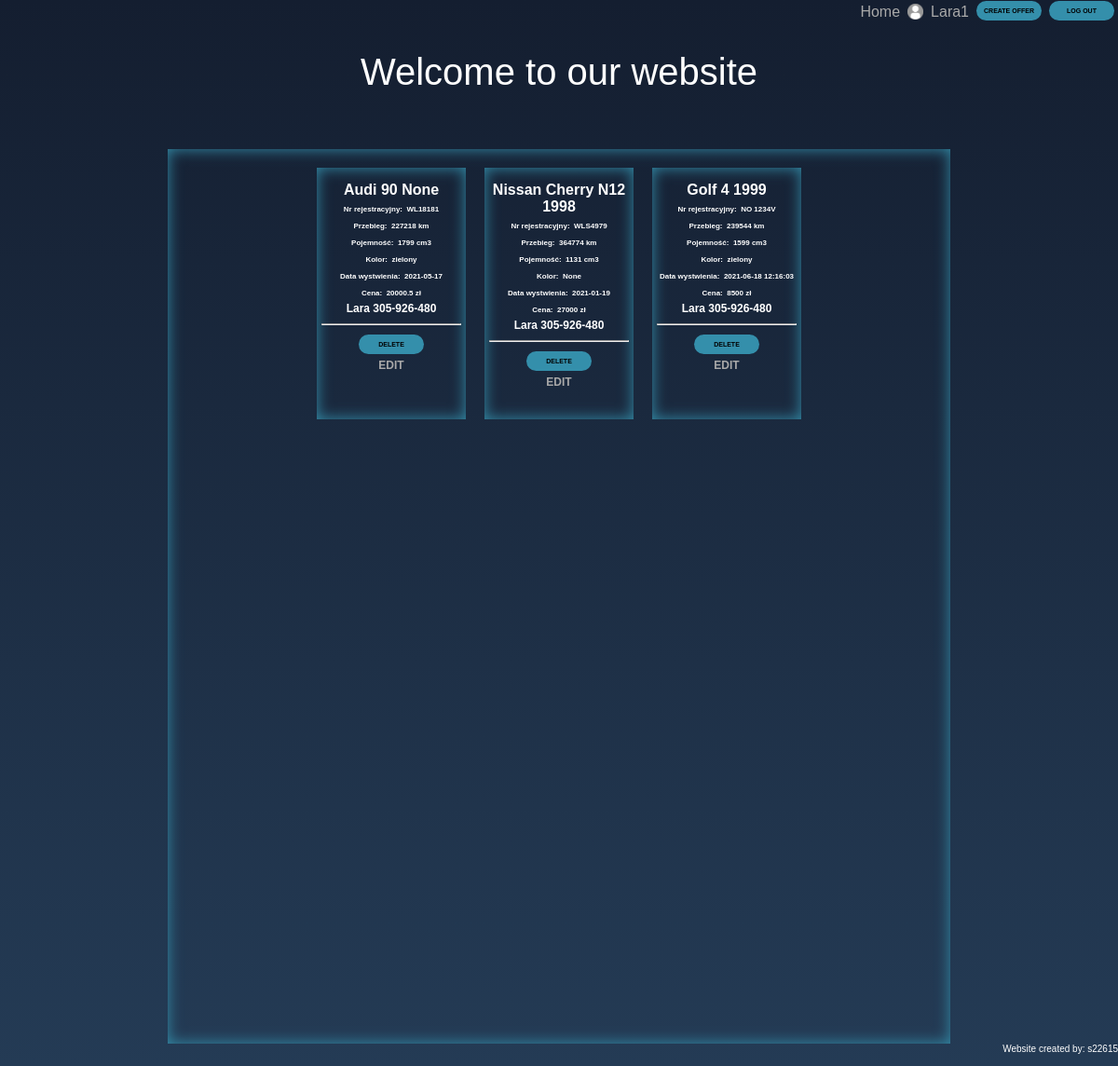
The app's page /controlsite (signed in), older data.
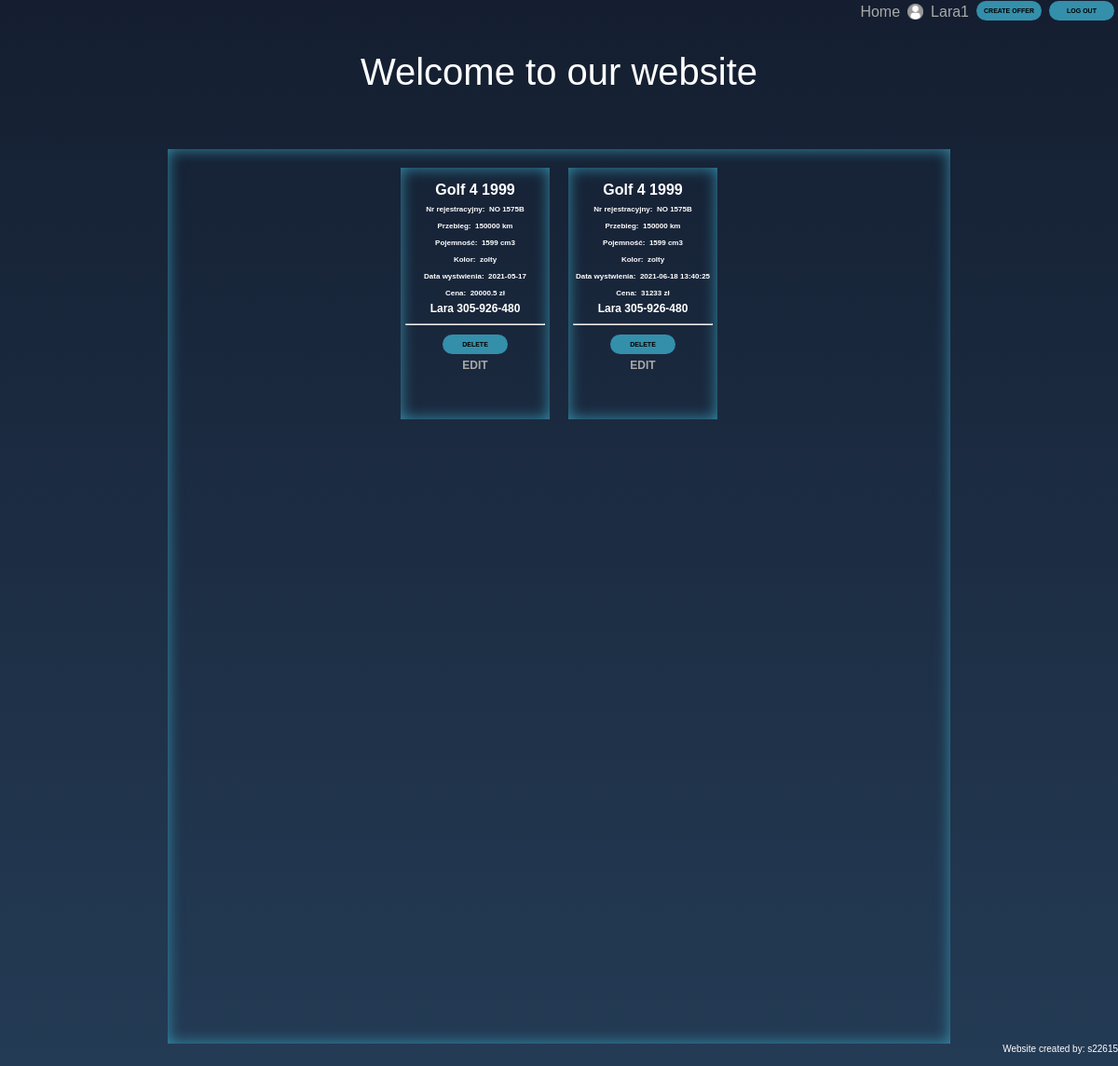
The same page, newer data.
### tables this page shows
CREATE TABLE "klient"
(
	id_klienta integer
		constraint pk_id_klienta
			primary key autoincrement,
	imie varchar(16),
	nazwisko varchar(32) not null,
	pesel varchar(11) not null
		constraint un_klient_pesel
			unique,
	nr_tel varchar(11),
	data_urodzenia date,
	login varchar(32) not null
		constraint un_klient_login
			unique,
	haslo varchar(32) not null,
	adres int not null
		constraint un_klient_adres
			unique
		constraint fk_klient_adres
			references adres
);

CREATE TABLE "oferta"
(
	id_oferty integer
		constraint pk_id_oferty
			primary key autoincrement,
	cena numeric(10,2) not null,
	data_wystawienia DATETIME default CURRENT_TIMESTAMP,
	id_samochodu varchar not null
		constraint fk_oferta_rejestracja
			references samochod
);

CREATE TABLE "samochod"
(
	id_samochodu integer not null
		constraint pk_id_samochodu
			primary key autoincrement,
	nr_rejestracyjny varchar(9) not null,
	marka varchar(16) not null,
	model varchar(16) not null,
	rocznik int,
	przebieg int,
	pojemnosc_skokowa int,
	kolor varchar(16),
	id_wlasciciela int not null
		constraint fk_wlasciciel_id
			references klient
);

### app.py (the view)
@app.route('/controlsite', methods=('GET', 'POST'))
def controlsite():
    username = session['username']
    database = get_db()
    selectUser = query_db("SELECT id_klienta FROM klient WHERE login= ?", (username,), True)
    selecteduserId = selectUser['id_klienta']
    offer = query_db(
        "SELECT * from oferta inner join samochod s on s.id_samochodu = oferta.id_samochodu join klient k on k.id_klienta = s.id_wlasciciela WHERE id_klienta = ?",
        (selecteduserId,))
    database.commit()
    return render_template('controlSite.html', offer=offer, username=session['username'])

### app.py (called while the page is built)
def get_db():
    db = getattr(g, '_database', None)
    if db is None:
        db = g._database = sqlite3.connect(DATABASE)
        db.row_factory = sqlite3.Row
    return db

def query_db(query, args=(), one=False):
    cur = get_db().execute(query, args)
    rv = cur.fetchall()
    cur.close()
    return (rv[0] if rv else None) if one else rv

@app.teardown_appcontext
def close_connection(exception):
    db = getattr(g, '_database', None)
    if db is not None:
        db.close()

### templates/controlSite.html (shortened to what this page needs)
<!DOCTYPE html>
<html lang="en">
<head>
    <link rel="stylesheet" type="text/css" href="{{ url_for('static', filename='css/style.css') }}">
</head>
<body>
<div id="navtop">
    <div class="navtopE">
        <form action="logout" id="formlog">
            <input type="submit" id="buttonsHome" value="LOG OUT" name="logout">
        </form>
    </div>
    <div class="navtopE">
        <form action="{{ url_for('createoffer') }}" id="formlog">
            <input type="submit" id="buttonsHome" value="CREATE OFFER" name="offer">
        </form>
    </div>
    <div class="navtopE">
        <section id="welcomeUser"><a href="{{ url_for("controlsite") }}">{{ username }}</a></section>
    </div>
    <div class="navtopE">
        <img src="{{url_for('static', filename='images/usericongrey.png')}}" alt="user_icon" width="17px" height="17px">
    </div>
    <div class="navtopE">
        <a href="{{ url_for('home')}}">Home</a>
    </div>
</div>
<div id="tophome">
    <div id="titleHome">Welcome to our website</div>
</div>
<div id="midC">
    <div class="left-rightHome"></div>
    <span id="midControl">
        <ul class="flex-container">
        {% for each in offer %}
            <li class="flex-itemC">{{ each.marka }} {{ each.model }} {{ each.rocznik }} <br>
                <span class="liControlL">Nr rejestracyjny:</span>
                <span class="liControlR">{{ each.nr_rejestracyjny }}</span> <br>
                <span class="liControlL">Przebieg:</span>
                <span class="liControlR">{{ each.przebieg }} km</span><br>
                <span class="liControlL">Pojemność:</span>
                <span class="liControlR">{{ each.pojemnosc_skokowa }} cm3</span> <br>
                <span class="liControlL">Kolor:</span>
                <span class="liControlR">{{ each.kolor }}</span><br>
                <span class="liControlL">Data wystwienia:</span>
                <span class="liControlR">{{ each.data_wystawienia }}</span><br>
                <span class="liControlL">Cena:</span>
                <span class="liControlR"><b>{{ each.cena }}</b> zł</span><br>
                <span class="liControlE">{{ each.imie }} {{ each.nr_tel }}</span><br><hr>
                <span class="liControlE">
                    <form action="deleteoffer" method="POST">
                        <input type="submit" class="buttonControl" value="DELETE">
                    </form>
                    <a href="{{ url_for('editoffer', id_oferty=each.id_oferty)}}">EDIT</a>
                </span>
            </li>
        {% endfor %}
        </ul>
    </span>
</div>
<div id="footer">Website created by: s22615</div>
</body>
</html>

### static/css/style.css (style rules this page uses)
body { margin: 0; padding: 0; font-family: sans-serif; background: linear-gradient(#141e30, #243b55); color: white; }
#footer { position: static; text-align: right; height: 3vh; width: 100%; font-size: 10px; }
a { color: darkgrey; }
a:link { text-decoration: none; }
#navtop { position: static; width: 100%; height: 5vh; }
.navtopE { display: inline-block; float: right; padding-top: 4px; margin-left: 4px; margin-right: 4px; }
#tophome { position: static; width: 100%; height: 15vh; text-align: center; }
#titleHome { font-size: 40px; margin: 0 auto; padding: 15px; }
.left-rightHome { width: 15%; height: 77vh; float: left; }
#welcomeUser { font-size: 16px; }
#buttonsHome { background-color: #348fab; border: none; text-decoration: none; cursor: pointer; border-radius: 22px; font-size: 7px; font-weight: bold; width: 10em; height: 3em; }
#formlog { margin-top: -4px; }
.flex-container { display: flex; flex-flow: row wrap; justify-content: center; height: fit-content; padding: 0; margin: 0; list-style: none; }
.liControlL { font-size: 8px; text-align: left; }
.liControlR { font-size: 8px; text-align: right; }
.liControlE { font-size: 12px; text-align: center; }
#midC { position: static; width: 100%; height: 120vh; }
#midControl { width: 70%; height: 120vh; float: left; box-shadow: inset 0 0 1em #348fab; }
.buttonControl { background-color: #348fab; border: none; text-decoration: none; cursor: pointer; margin: 2px; border-radius: 22px; font-size: 7px; font-weight: bold; width: 10em; height: 3em; }
.flex-itemC { padding: 15px 5px 5px; width: 150px; height: 250px; margin: 20px 10px 10px; color: white; box-shadow: inset 0 0 1em #348fab; font-weight: bold; font-size: 1em; text-align: center; }

Row changes from the older to the newer data that the page shows:
removed oferta: marka "Nissan", model "Cherry N12", rocznik "1998", nr_rejestracyjny "WLS4979", przebieg "364774", pojemnosc_skokowa "1131", kolor "None", data_wystawienia "2021-01-19", cena "27000", imie "Lara", nr_tel "305-926-480"
removed oferta: marka "Golf", model "4", rocznik "1999", nr_rejestracyjny "NO 1234V", przebieg "239544", pojemnosc_skokowa "1599", kolor "zielony", data_wystawienia "2021-06-18 12:16:03", cena "8500", imie "Lara", nr_tel "305-926-480"
changed through a linked row, oferta (number 1 of 2 on the later page): marka "Audi" → "Golf"; model "90" → "4"; rocznik "None" → "1999"; nr_rejestracyjny "WL18181" → "NO 1575B"; przebieg "227218" → "150000"; pojemnosc_skokowa "1799" → "1599"; kolor "zielony" → "zolty"
added oferta: marka "Golf", model "4", rocznik "1999", nr_rejestracyjny "NO 1575B", przebieg "150000", pojemnosc_skokowa "1599", kolor "zolty", data_wystawienia "2021-06-18 13:40:25", cena "31233", imie "Lara", nr_tel "305-926-480"
